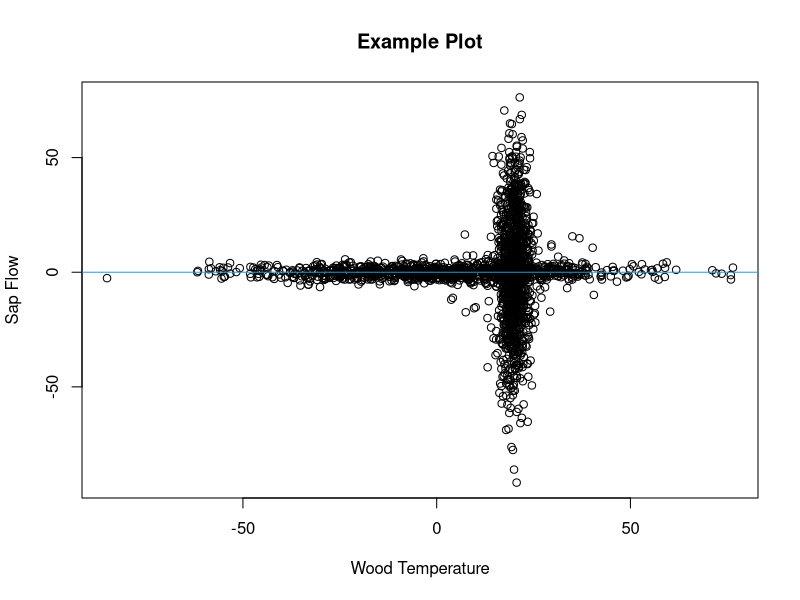
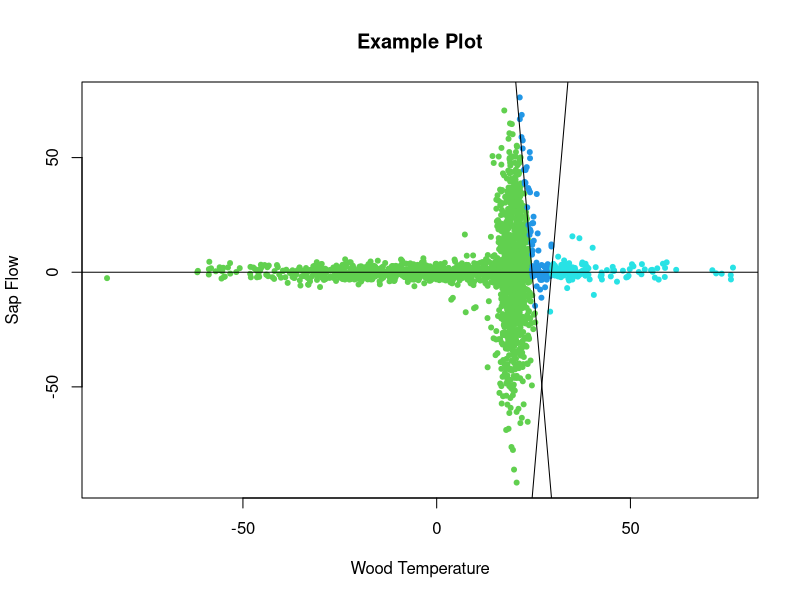

Source code (R) for these figures, in order: (Note: a time limit stopped this script after it produced the figures.)

# Finding Critical Points for the Relationship Between Wood Temperature and
# Winter-Dormant-Season Sap Flow

# David Moore
# University of New Hampshire Ecohydrology Lab
# July 2023
# davidblakneymoore@gmail.com


# The Explanation

# There are situations where data points, when plotted, cluster around the
# horizontal axis except when they're near a particular value along that axis.
# A picture will help describe this situation.

Predictor_Variable <- c(rnorm(1000, 0, 25), rnorm(1000, 20, 2), rnorm(100, 20, 10))
Response_Variable <- c(rnorm(1000, 0, 2), rnorm(1000, 0, 25), rnorm(100, 0, 10))
Data_Frame <- data.frame(Predictor_Variable = Predictor_Variable, Response_Variable = Response_Variable)
plot(Response_Variable ~ Predictor_Variable, Data_Frame, main = 'Example Plot', xlab = 'Wood Temperature', ylab = 'Sap Flow')
abline(h = 0, col = 4)

# This figure is included in this repository - it's called 'Example Plot 1'.

# This made-up data mimics what I've seen in my studies on winter-dormant-
# season sap flow, where wood temperature is the predictor variable and sap
# flow is the response variable. At extreme wood temperature values, there is
# essentially no sap flow, but when wood temperature values approach a
# particular value (which may be species-specific) from above or below, sap
# flows either downward or upward in deciduous hardwoods.

# In these scenarios, the value of the predictor variable at which the response
# variable is most variable is unknown. This value, which I'll call the
# 'critical value', must be identified and likely has physiological
# significance for the tree. Here, I propose a method to estimate these
# critical values.

# To estimate a critical value, I propose to split the plane of the plot up
# into four quadrants. The quadrants will come together at a point on the
# horizontal axis somewhere between the minimum and maximum values of the
# predictor variable. These quadrants will be delineated by two lines that
# cross on the horizontal axis and that have slopes of equal magnitude but of
# different signs (in other words, the lines that delineate the quadrants are
# reflections of each other about the vertical line that passes through the
# point where the lines delineating the quadrant cross). Again, a figure will
# help to illustrate this concept.

Horizontal_Axis_Intercept_Interval <- 0.1
Vertical_Axis_Intercept_Interval <- 0.1
Slope_Interval <- 0.01
Angles <- seq((0 + Slope_Interval), ((pi / 2) - Slope_Interval), Slope_Interval)
Horizontal_Axis_Intercepts <- seq(min(Data_Frame$Predictor_Variable), max(Data_Frame$Predictor_Variable), by = Horizontal_Axis_Intercept_Interval)
Vertical_Axis_Intercepts <- seq(min(Data_Frame$Predictor_Variable), max(Data_Frame$Predictor_Variable), by = Vertical_Axis_Intercept_Interval)
i <- sample(seq_len(length((Horizontal_Axis_Intercepts))), 1)
j <- sample(seq_len(length((Vertical_Axis_Intercepts))), 1)
k <- sample(seq_len(length(Angles)), 1)
Bottommost_Points <- ifelse((Data_Frame$Response_Variable < ((tan(Angles[k]) * Data_Frame$Predictor_Variable) + Vertical_Axis_Intercepts[j] - (Horizontal_Axis_Intercepts[i] * tan(Angles[k])))) & (Data_Frame$Response_Variable < ((-tan(Angles[k]) * Data_Frame$Predictor_Variable) + Vertical_Axis_Intercepts[j] + (Horizontal_Axis_Intercepts[i] * tan(Angles[k])))), T, F)
Leftmost_Regions <- ifelse((Data_Frame$Response_Variable > ((tan(Angles[k]) * Data_Frame$Predictor_Variable) + Vertical_Axis_Intercepts[j] - (Horizontal_Axis_Intercepts[i] * tan(Angles[k])))) & (Data_Frame$Response_Variable < ((-tan(Angles[k]) * Data_Frame$Predictor_Variable) + Vertical_Axis_Intercepts[j] + (Horizontal_Axis_Intercepts[i] * tan(Angles[k])))), T, F)
Topmost_Points <- ifelse((Data_Frame$Response_Variable > ((tan(Angles[k]) * Data_Frame$Predictor_Variable) + Vertical_Axis_Intercepts[j] - (Horizontal_Axis_Intercepts[i] * tan(Angles[k])))) & (Data_Frame$Response_Variable > ((-tan(Angles[k]) * Data_Frame$Predictor_Variable) + Vertical_Axis_Intercepts[j] + (Horizontal_Axis_Intercepts[i] * tan(Angles[k])))), T, F)
Rightmost_Points <- ifelse((Data_Frame$Response_Variable < ((tan(Angles[k]) * Data_Frame$Predictor_Variable) + Vertical_Axis_Intercepts[j] - (Horizontal_Axis_Intercepts[i] * tan(Angles[k])))) & (Data_Frame$Response_Variable > ((-tan(Angles[k]) * Data_Frame$Predictor_Variable) + Vertical_Axis_Intercepts[j] + (Horizontal_Axis_Intercepts[i] * tan(Angles[k])))), T, F)
Bottommost_Points <- Data_Frame[Bottommost_Points, ]
Leftmost_Regions <- Data_Frame[Leftmost_Regions, ]
Topmost_Points <- Data_Frame[Topmost_Points, ]
Rightmost_Points <- Data_Frame[Rightmost_Points, ]
plot(Response_Variable ~ Predictor_Variable, Data_Frame, type = 'n', main = 'Example Plot', xlab = 'Wood Temperature', ylab = 'Sap Flow')
points(Bottommost_Points$Predictor_Variable, Bottommost_Points$Response_Variable, pch = 20, col = 2)
points(Leftmost_Regions$Predictor_Variable, Leftmost_Regions$Response_Variable, pch = 20, col = 3)
points(Topmost_Points$Predictor_Variable, Topmost_Points$Response_Variable, pch = 20, col = 4)
points(Rightmost_Points$Predictor_Variable, Rightmost_Points$Response_Variable, pch = 20, col = 5)
abline(a = (Vertical_Axis_Intercepts[j] - (Horizontal_Axis_Intercepts[i] * tan(Angles[k]))), b = (tan(Angles[k])))
abline(a = (Vertical_Axis_Intercepts[j] + (Horizontal_Axis_Intercepts[i] * tan(Angles[k]))), b = (-tan(Angles[k])))
abline(h = 0)

# To find the critical value, two major processes will happen. First, the lines
# delineating the quadrants will start at the leftmost data point and
# incrementally move rightward along the horizontal axis. Second, at each of
# the horizontal axis intercepts where these two lines meet, the angles of
# these lines will vary incrementally from 0 to pi / 2. For each combination of
# horizontal axis intercept and angle, a least-squares value will be
# calculated. This least-squares value will be the sum of the squared residuals
# from the topmost and bottommost quadrants (these residuals are the difference
# between the data points in these two quadrants and the vertical line that
# passes through the point where the lines delineating the quadrants cross)
# taken together and from the leftmost and rightmost quadrants (these residuals
# are the difference between the data points in these two quadrants and the
# horizontal axis) taken together. The critical point will be the value of the
# predictor variable that generates the minimum least-squares value.

# An even better and more descriptive figure that helps to explain this process
# is included in this repository - it's called 'Example Plot 2.jpeg'.

# Actually, a third minor process will also happen concurrently. The vertical
# position of this critical point will be allowed to vary as well. Although, in
# theory, sap flow will approach 0 at extreme temperatures, in practice, sap
# flow values are typically off by a small amount due to probe misalignment
# (details can be found in Burgess et al., 2001). Therefore, in order to
# determine the empirical value for no sap flow, this critical point will be
# allowed to vary vertically, and the vertical position of this critical point
# will be subtracted from all sap flow values to reset the baseline to 0.

# This function takes ten arguments. The first two are required.

# The 'Predictor_Variable' argument specifies which variable will be treated as
# the variable on the horizontal axis. If the 'Data_Frame' argument is used to
# specify a data frame containing the predictor variable column, the
# 'Predictor_Variable' argument should not be written as a character string (it
# should not be surrounded by quotation marks). If the 'Data_Frame' argument is
# not used, the 'Predictor_Variable' argument should  be written as a character
# string, surrounded by quotation marks. This argument must be numeric and of
# the same length as the 'Response_Variable' argument.

# The 'Response_Variable' argument specifies which variable will be treated as
# the variable on the vertical axis. If the 'Data_Frame' argument is used to
# specify a data frame containing the response variable column, the
# 'Response_Variable' argument should not be written as a character string (it
# should not be surrounded by quotation marks). If the 'Data_Frame' argument is
# not used, the 'Response_Variable' argument should  be written as a character
# string, surrounded by quotation marks. This argument must be numeric and of
# the same length as the 'Predictor_Variable' argument.

# The 'Data_Frame' argument is optional and can be used to identify an object
# of class 'data.frame' that contains both the predictor and response
# variables.

# The 'Horizontal_Variable_Minimum_Value' argument specifies the minimum
# possible value for the critical point's horizontal axis (predictor variable)
# value. Since it may not be computationally efficient to search for the
# critical value across the entire range of the predictor variable, a subset of
# predictor variable values can be specified.

# The 'Horizontal_Variable_Maximum_Value' argument specifies the maximum
# possible value for the critical point's horizontal axis (predictor variable)
# value. Since it may not be computationally efficient to search for the
# critical value across the entire range of the predictor variable, a subset of
# predictor variable values can be specified.

# The 'Vertical_Variable_Minimum_Value' argument specifies the minimum possible
# value for the critical point's vertical axis (response variable) value. Since
# it may not be computationally efficient to search for the critical value
# across the entire range of the response variable, a subset of response
# variable values can be specified.

# The 'Vertical_Variable_Maximum_Value' argument specifies the maximum possible
# value for the critical point's vertical axis (response variable) value. Since
# it may not be computationally efficient to search for the critical value
# across the entire range of the response variable, a subset of response
# variable values can be specified.

# The 'Slope_Interval' argument specifies, in radians, how gradually slopes
# (angles) should increase from 0 to pi / 2. Smaller 'Slope_Interval' values
# will cause the function to take longer to run but will lead to more accurate
# critical values. This argument must be numeric, of length 1, and between 0
# and pi / 2.

# The 'Horizontal_Axis_Intercept_Interval' argument specifies, in whatever
# units the predictor variable is in, how gradually the quadrants shift from
# right to left. Smaller 'Horizontal_Axis_Intercept_Interval' values will cause
# the function to take longer to run but will lead to more accurate critical
# values. This argument must be numeric, of length 1, and between 0
# and the domain of the predictor variable.

# The 'Vertical_Axis_Intercept_Interval' argument specifies, in whatever units
# the response variable is in, how gradually the quadrants shift from top to
# bottom. Smaller 'Vertical_Axis_Intercept_Interval' values will cause the
# function to take longer to run but will lead to more accurate critical
# values. This argument must be numeric, of length 1, and between 0 and the
# domain of the response variable.


# The Function

Function_for_Finding_the_Critical_Point <- function (Predictor_Variable, Response_Variable, Data_Frame, Horizontal_Variable_Minimum_Value = ifelse(is.null(Data_Frame), min(Predictor_Variable), min(Data_Frame$Predictor_Variable)), Horizontal_Variable_Maximum_Value = ifelse(is.null(Data_Frame), max(Predictor_Variable), max(Data_Frame$Predictor_Variable)), Vertical_Variable_Minimum_Value = ifelse(is.null(Data_Frame), min(Response_Variable), min(Data_Frame$Response_Variable)), Vertical_Variable_Maximum_Value = ifelse(is.null(Data_Frame), max(Response_Variable), max(Data_Frame$Response_Variable)), Slope_Interval = 0.01, Horizontal_Axis_Intercept_Interval = 0.01, Vertical_Axis_Intercept_Interval = 0.01) {
  if (is.null(Data_Frame)) {
    if (!is.numeric(Predictor_Variable)) {
      stop ("'Predictor_Variable' must be a numeric variable.")
    }
    if (!is.numeric(Response_Variable)) {
      stop ("'Response_Variable' must be a numeric variable.")
    }
    if (length(Predictor_Variable) != length(Response_Variable)) {
      stop ("'Predictor_Variable' and 'Response_Variable' must be of the same length.")
    }
    Predictor_Variable_Name <- deparse(substitute(Predictor_Variable))
    Response_Variable_Name <- deparse(substitute(Response_Variable))
    Data_Frame <- data.frame(Predictor_Variable = Predictor_Variable, Response_Variable = Response_Variable)
  } else if (!is.null(Data_Frame)) {
    if (class(Data_Frame) != 'data.frame') {
      stop ("'Data_Frame' must be of class 'data.frame'.")
    }
    Predictor_Variable_Name <- deparse(substitute(Predictor_Variable))
    Response_Variable_Name <- deparse(substitute(Response_Variable))
    Predictor_Variable <- Data_Frame[, deparse(substitute(Predictor_Variable))]
    Response_Variable <- Data_Frame[, deparse(substitute(Response_Variable))]
    if (!is.numeric(Predictor_Variable) | !is.numeric(Response_Variable)) {
      stop ("'Predictor_Variable' and 'Response_Variable' must be numeric variables.")
    }
    if (length(Predictor_Variable) != length(Response_Variable)) {
      stop ("'Predictor_Variable' and 'Response_Variable' must be of the same length.")
    }
    Data_Frame <- data.frame(Predictor_Variable = Predictor_Variable, Response_Variable = Response_Variable)
  }
  if (!is.numeric(Horizontal_Variable_Minimum_Value)) {
    stop ("'Horizontal_Variable_Minimum_Value' must be numeric.")
  }
  if (length(Horizontal_Variable_Minimum_Value) != 1) {
    stop ("'Horizontal_Variable_Minimum_Value' must be a single value.")
  }
  if (Horizontal_Variable_Minimum_Value > max(Data_Frame$Predictor_Variable) | Horizontal_Variable_Minimum_Value < min(Data_Frame$Predictor_Variable)) {
    stop ("'Horizontal_Variable_Minimum_Value' must be within the range of predictor variable values.")
  }
  if (!is.numeric(Horizontal_Variable_Maximum_Value)) {
    stop ("'Horizontal_Variable_Maximum_Value' must be numeric.")
  }
  if (length(Horizontal_Variable_Maximum_Value) != 1) {
    stop ("'Horizontal_Variable_Maximum_Value' must be a single value.")
  }
  if (Horizontal_Variable_Maximum_Value > max(Data_Frame$Predictor_Variable) | Horizontal_Variable_Maximum_Value < min(Data_Frame$Predictor_Variable)) {
    stop ("'Horizontal_Variable_Maximum_Value' must be within the range of predictor variable values.")
  }
  if (!is.numeric(Vertical_Variable_Minimum_Value)) {
    stop ("'Vertical_Variable_Minimum_Value' must be numeric.")
  }
  if (length(Vertical_Variable_Minimum_Value) != 1) {
    stop ("'Vertical_Variable_Minimum_Value' must be a single value.")
  }
  if (Vertical_Variable_Minimum_Value > max(Data_Frame$Response_Variable) | Vertical_Variable_Minimum_Value < min(Data_Frame$Response_Variable)) {
    stop ("'Vertical_Variable_Minimum_Value' must be within the range of response variable values.")
  }
  if (!is.numeric(Vertical_Variable_Maximum_Value)) {
    stop ("'Vertical_Variable_Maximum_Value' must be numeric.")
  }
  if (length(Vertical_Variable_Maximum_Value) != 1) {
    stop ("'Vertical_Variable_Maximum_Value' must be a single value.")
  }
  if (Vertical_Variable_Maximum_Value > max(Data_Frame$Response_Variable) | Vertical_Variable_Maximum_Value < min(Data_Frame$Response_Variable)) {
    stop ("'Vertical_Variable_Maximum_Value' must be within the range of response variable values.")
  }
  if (!is.numeric(Horizontal_Axis_Intercept_Interval)) {
    stop ("'Horizontal_Axis_Intercept_Interval' must be numeric.")
  }
  if (length(Horizontal_Axis_Intercept_Interval) != 1) {
    stop ("'Horizontal_Axis_Intercept_Interval' must be a single value.")
  }
  if (Horizontal_Axis_Intercept_Interval <= 0 | Horizontal_Axis_Intercept_Interval >= (max(Data_Frame$Predictor_Variable) - min(Data_Frame$Predictor_Variable))) {
    stop ("'Horizontal_Axis_Intercept_Interval' must be greater than 0 and smaller than the difference between the maximum and minimum values of the predictor variable.")
  }
  if (!is.numeric(Vertical_Axis_Intercept_Interval)) {
    stop ("'Vertical_Axis_Intercept_Interval' must be numeric.")
  }
  if (length(Vertical_Axis_Intercept_Interval) != 1) {
    stop ("'Vertical_Axis_Intercept_Interval' must be a single value.")
  }
  if (Vertical_Axis_Intercept_Interval <= 0 | Vertical_Axis_Intercept_Interval >= (max(Data_Frame$Response_Variable) - min(Data_Frame$Response_Variable))) {
    stop ("'Vertical_Axis_Intercept_Interval' must be greater than 0 and smaller than the difference between the maximum and minimum values of the response variable.")
  }
  if (!is.numeric(Slope_Interval)) {
    stop ("'Slope_Interval' must be numeric.")
  }
  if (length(Slope_Interval) != 1) {
    stop ("'Slope_Interval' must be a single value.")
  }
  if (Slope_Interval <= 0 | Slope_Interval >= pi / 2) {
    stop ("'Slope_Interval' must be greater than 0 and less than pi / 2.")
  }
  Angles <- seq((0 + Slope_Interval), ((pi / 2) - Slope_Interval), Slope_Interval)
  Horizontal_Axis_Intercepts <- seq(Horizontal_Variable_Minimum_Value, Horizontal_Variable_Maximum_Value, by = Horizontal_Axis_Intercept_Interval)
  Vertical_Axis_Intercepts <- seq(Vertical_Variable_Minimum_Value, Vertical_Variable_Maximum_Value, by = Vertical_Axis_Intercept_Interval)
  Output <- list(NULL)
  Counter <- 1
  for (i in seq_len(length(Horizontal_Axis_Intercepts))) {
    for (j in seq_len(length(Vertical_Axis_Intercepts))) {
      for (k in seq_len(length(Angles))) {
        Bottommost_Points <- ifelse((Data_Frame$Response_Variable < ((tan(Angles[k]) * Data_Frame$Predictor_Variable) + Vertical_Axis_Intercepts[j] - (Horizontal_Axis_Intercepts[i] * tan(Angles[k])))) & (Data_Frame$Response_Variable < ((-tan(Angles[k]) * Data_Frame$Predictor_Variable) + Vertical_Axis_Intercepts[j] + (Horizontal_Axis_Intercepts[i] * tan(Angles[k])))), T, F)
        Leftmost_Points <- ifelse((Data_Frame$Response_Variable > ((tan(Angles[k]) * Data_Frame$Predictor_Variable) + Vertical_Axis_Intercepts[j] - (Horizontal_Axis_Intercepts[i] * tan(Angles[k])))) & (Data_Frame$Response_Variable < ((-tan(Angles[k]) * Data_Frame$Predictor_Variable) + Vertical_Axis_Intercepts[j] + (Horizontal_Axis_Intercepts[i] * tan(Angles[k])))), T, F)
        Topmost_Points <- ifelse((Data_Frame$Response_Variable > ((tan(Angles[k]) * Data_Frame$Predictor_Variable) + Vertical_Axis_Intercepts[j] - (Horizontal_Axis_Intercepts[i] * tan(Angles[k])))) & (Data_Frame$Response_Variable > ((-tan(Angles[k]) * Data_Frame$Predictor_Variable) + Vertical_Axis_Intercepts[j] + (Horizontal_Axis_Intercepts[i] * tan(Angles[k])))), T, F)
        Rightmost_Points <- ifelse((Data_Frame$Response_Variable < ((tan(Angles[k]) * Data_Frame$Predictor_Variable) + Vertical_Axis_Intercepts[j] - (Horizontal_Axis_Intercepts[i] * tan(Angles[k])))) & (Data_Frame$Response_Variable > ((-tan(Angles[k]) * Data_Frame$Predictor_Variable) + Vertical_Axis_Intercepts[j] + (Horizontal_Axis_Intercepts[i] * tan(Angles[k])))), T, F)
        Vertical_Points <- Data_Frame[Bottommost_Points | Topmost_Points, ]
        Vertical_Sum_of_Squared_Residuals <- sum((Vertical_Points$Predictor_Variable - Horizontal_Axis_Intercepts[i]) ^ 2)
        Horizontal_Points <- Data_Frame[Leftmost_Points | Rightmost_Points, ]
        Horizontal_Sum_of_Squared_Residuals <- sum((Horizontal_Points$Response_Variable - Vertical_Axis_Intercepts[j]) ^ 2)
        Overall_Sum_of_Squared_Residuals <- Vertical_Sum_of_Squared_Residuals + Horizontal_Sum_of_Squared_Residuals
        Output[[Counter]] <- list(Horizontal_Axis_Intercept = Horizontal_Axis_Intercepts[i], Vertical_Axis_Intercept = Vertical_Axis_Intercepts[j], Angle = Angles[k], Overall_Sum_of_Squared_Residuals = Overall_Sum_of_Squared_Residuals)
        Counter <- Counter + 1
      }
    }
  }
  Best_Critical_Point <- Output[[which.min(sapply(Output, `[`, 'Overall_Sum_of_Squared_Residuals'))]]
  Bottommost_Points_Logical <- ifelse((Data_Frame$Response_Variable < ((tan(Best_Critical_Point$Angle) * Data_Frame$Predictor_Variable) + Best_Critical_Point$Vertical_Axis_Intercept - (Best_Critical_Point$Horizontal_Axis_Intercept * tan(Best_Critical_Point$Angle)))) & (Data_Frame$Response_Variable < ((-tan(Best_Critical_Point$Angle) * Data_Frame$Predictor_Variable) + Best_Critical_Point$Vertical_Axis_Intercept + (Best_Critical_Point$Horizontal_Axis_Intercept * tan(Best_Critical_Point$Angle)))), T, F)
  Leftmost_Points_Logical <- ifelse((Data_Frame$Response_Variable > ((tan(Best_Critical_Point$Angle) * Data_Frame$Predictor_Variable) + Best_Critical_Point$Vertical_Axis_Intercept - (Best_Critical_Point$Horizontal_Axis_Intercept * tan(Best_Critical_Point$Angle)))) & (Data_Frame$Response_Variable < ((-tan(Best_Critical_Point$Angle) * Data_Frame$Predictor_Variable) + Best_Critical_Point$Vertical_Axis_Intercept + (Best_Critical_Point$Horizontal_Axis_Intercept * tan(Best_Critical_Point$Angle)))), T, F)
  Topmost_Points_Logical <- ifelse((Data_Frame$Response_Variable > ((tan(Best_Critical_Point$Angle) * Data_Frame$Predictor_Variable) + Best_Critical_Point$Vertical_Axis_Intercept - (Best_Critical_Point$Horizontal_Axis_Intercept * tan(Best_Critical_Point$Angle)))) & (Data_Frame$Response_Variable > ((-tan(Best_Critical_Point$Angle) * Data_Frame$Predictor_Variable) + Best_Critical_Point$Vertical_Axis_Intercept + (Best_Critical_Point$Horizontal_Axis_Intercept * tan(Best_Critical_Point$Angle)))), T, F)
  Rightmost_Points_Logical <- ifelse((Data_Frame$Response_Variable < ((tan(Best_Critical_Point$Angle) * Data_Frame$Predictor_Variable) + Best_Critical_Point$Vertical_Axis_Intercept - (Best_Critical_Point$Horizontal_Axis_Intercept * tan(Best_Critical_Point$Angle)))) & (Data_Frame$Response_Variable > ((-tan(Best_Critical_Point$Angle) * Data_Frame$Predictor_Variable) + Best_Critical_Point$Vertical_Axis_Intercept + (Best_Critical_Point$Horizontal_Axis_Intercept * tan(Best_Critical_Point$Angle)))), T, F)
  list(Horizontal_Axis_Intercept = Best_Critical_Point$Horizontal_Axis_Intercept, Vertical_Axis_Intercept = Best_Critical_Point$Vertical_Axis_Intercept, Angle = Best_Critical_Point$Angle, Overall_Sum_of_Squared_Residuals = Best_Critical_Point$Overall_Sum_of_Squared_Residuals, Bottommost_Points = Data_Frame[Bottommost_Points_Logical, ], Leftmost_Points = Data_Frame[Leftmost_Points_Logical, ], Topmost_Points = Data_Frame[Topmost_Points_Logical, ], Rightmost_Points = Data_Frame[Rightmost_Points_Logical, ], Horizontal_Points = Data_Frame[Leftmost_Points_Logical | Rightmost_Points_Logical, ], Vertical_Points = Data_Frame[Bottommost_Points_Logical | Topmost_Points_Logical, ])
}


# An Example

# Let's see if we can identify the critical point for the made-up data we
# generated in the 'The Explanation' section.

(Output <- Function_for_Finding_the_Critical_Point(Predictor_Variable, Response_Variable, Data_Frame))
plot(Response_Variable ~ Predictor_Variable, Data_Frame, main = 'Example Plot', xlab = 'Wood Temperature', ylab = 'Sap Flow')
abline(h = Output$Vertical_Axis_Intercept, col = 4)
abline(v = Output$Horizontal_Axis_Intercept, col = 4)

# I think the function did a nice job!


# Works Cited

# Burgess, S.S.O., M.A. Adams, N.C. Turner, C.R. Beverly, C.K. Ong, A.A.H.
# Khan, and T.M. Bleby. 2001. An improved heat pulse method to measure low and
# reverse rates of sap flow in woody plants. Tree Physiol. 21:589-598.
